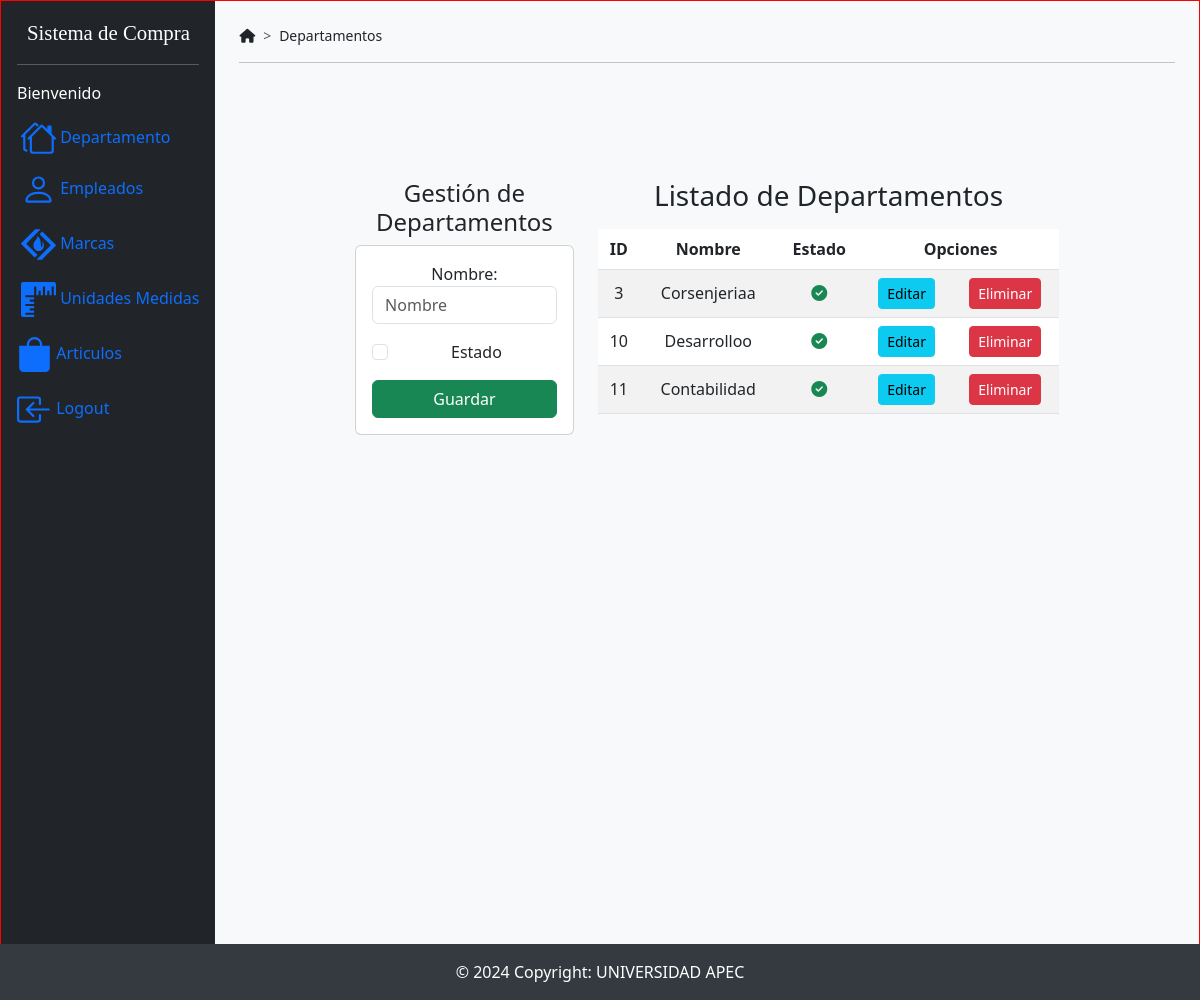
The page /principalDepartamentos on the database as committed earlier.
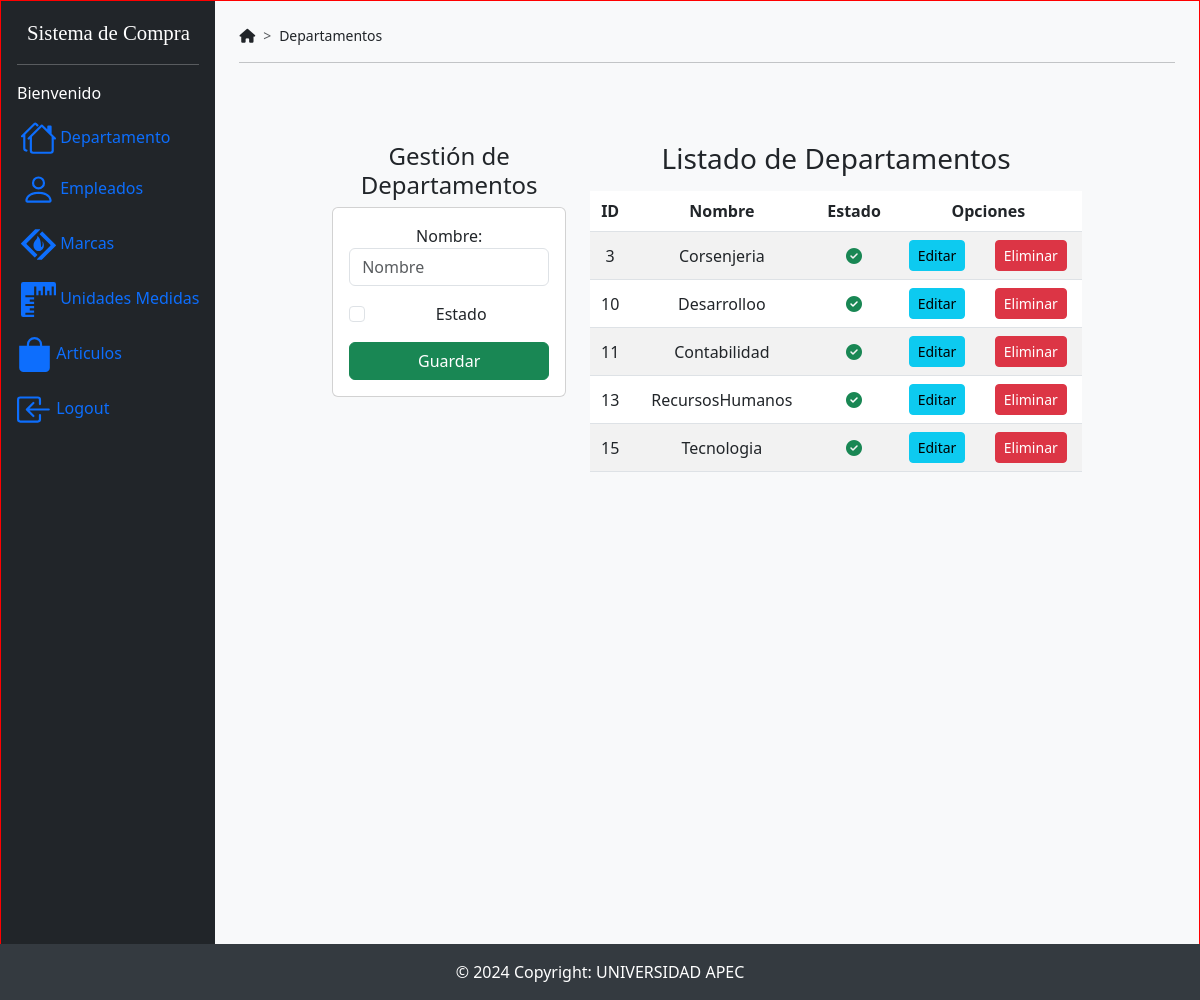
The same page on the database as committed later.
### SistemaCompraApp/models.py (models this page shows)
class Departamentos(models.Model):
    iddepartamento = models.AutoField(db_column='IdDepartamento', primary_key=True, blank=False, null=False)  # Field name made lowercase.
    nombre = models.TextField(db_column='Nombre')  # Field name made lowercase.
    estado = models.BooleanField(db_column='Estado', blank=True, null=True)  # Field name made lowercase.
    class Meta:
        managed = False
        db_table = 'Departamentos'

### SistemaCompraApp/views.py (the view)
# urls.py: path('principalDepartamentos',views.principalDepartamentos),
def principalDepartamentos(request):
    departamentos = Departamentos.objects.all()
    return render(request, 'principalDepartamentos.html',{
        'departamentos':departamentos
    })

### SistemaCompraApp/templates/principalDepartamentos.html (shortened to what this page needs)
{% extends "./base.html" %} {% block title %}Sistema de Compras{% endblock %}
{%block navegacion %}Departamentos{% endblock %} {% block body %}
<div class="row">
  <div class="col-sm-12 col-md-6 col-lg-4 col-xl-4 mb-4">
    <h4>Gestión de Departamentos</h4>
    <div class="card">
      <div class="card-body">
        <form action="/registrarDepartamentos/" method="post">
          <div class="form-group mb-3">
            <label for="txtNombreDepartamento">Nombre:</label>
            <input
              type="text"
              name="txtNombreDepartamento"
              id="txtNombreDepartamento"
              class="form-control"
              placeholder="Nombre"
              minlength="1"
              maxlength="500"
              required
              pattern="[a-zA-Z]+"
              title="Solo letras; no espacios, numeros, o caracteres especiales"
            />
          </div>
          <div class="form-check mb-3">
            <input
              class="form-check-input"
              type="checkbox"
              name="txtEstadoDepartamento"
              id="txtEstadoDepartamento"
              required
            />
            <label class="form-check-label" for="txtEstadoDepartamento"
              >Estado</label
            >
          </div>
          <div class="d-grid">
            <button type="submit" class="btn btn-success text-white">
              Guardar
            </button>
          </div>
        </form>
      </div>
    </div>
  </div>
  <div class="col-sm-12 col-md-6 col-lg-8 col-xl-8">
    <h3>Listado de Departamentos</h3>
    <div class="table-responsive py-2">
      <table class="table table-striped">
        <thead>
          <tr>
            <th>ID</th>
            <th>Nombre</th>
            <th>Estado</th>
            <th colspan="2">Opciones</th>
          </tr>
        </thead>
        <tbody>
          {% for departamento in departamentos %}
          <tr>
            <td>{{ departamento.iddepartamento }}</td>
            <td>{{ departamento.nombre }}</td>
            <td>
              {% if departamento.estado == "1" %}
              <i class="fa-solid fa-circle-check text-success"></i>
              {% else %}
              <i class="fa-regular fa-circle-check text-muted"></i>
              {% endif %}
            </td>
            <td>
              <a href="edicionDepartamento/{{ departamento.iddepartamento }}"
                class="btn btn-info btn-sm"
                >Editar</a
              >
            </td>
            <td>
              <a
                href="eliminarDepartamento/{{ departamento.iddepartamento }}"
                class="btn btn-danger btn-sm btnEliminacion"
                >Eliminar</a
              >
            </td>
          </tr>
          {% endfor %}
        </tbody>
      </table>
    </div>
  </div>
</div>
{% endblock %}

Rows that differ between the two databases and show on the page:
changed Departamentos id 3: nombre "Corsenjeriaa" → "Corsenjeria"
added Departamentos: iddepartamento "13", nombre "RecursosHumanos", Estado "1" (drawn)
added Departamentos: iddepartamento "15", nombre "Tecnologia", Estado "1" (drawn)
